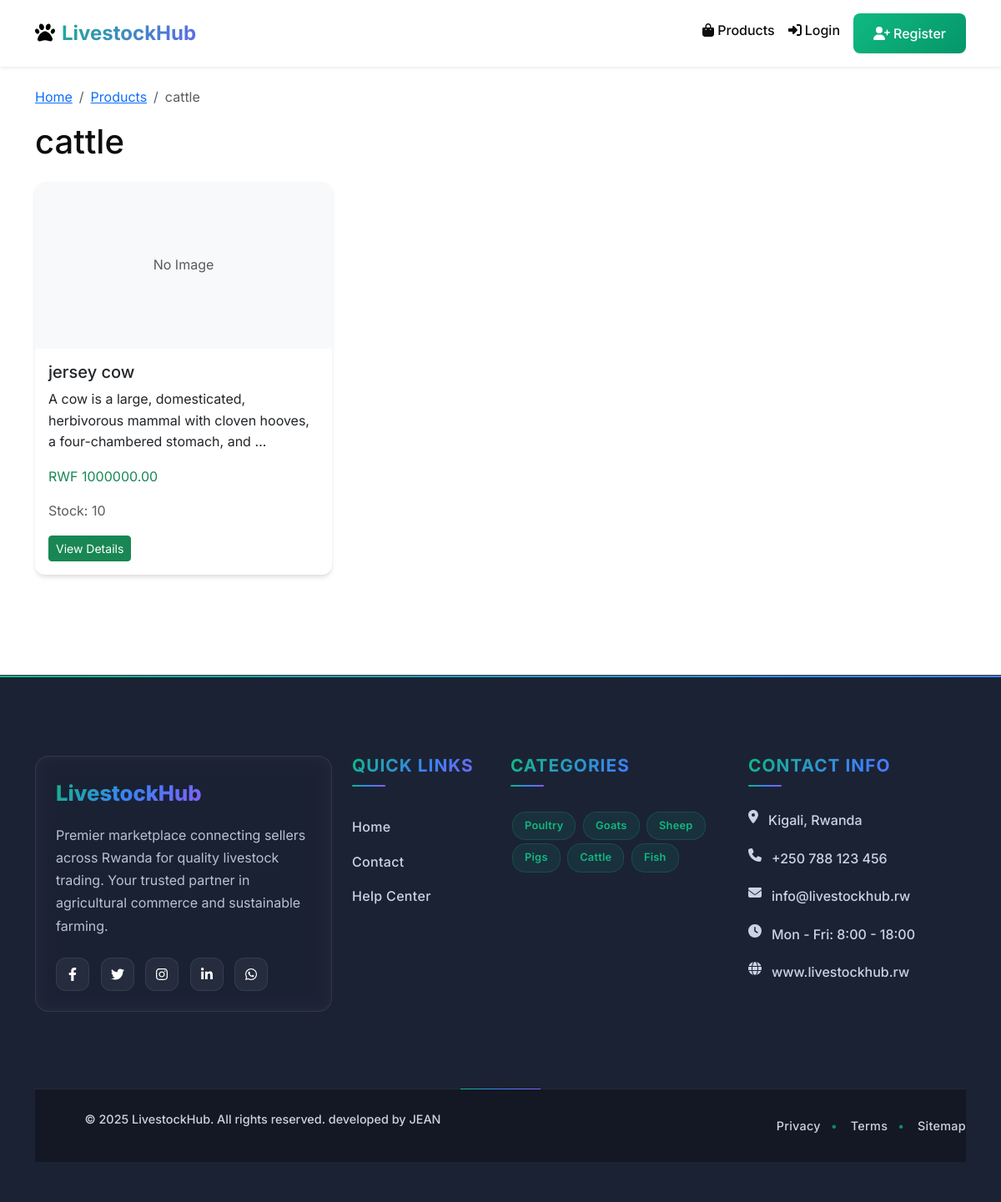
Page /category/1/ on the committed database.
### marketplace/models.py (models this page shows, shortened)
class Category(models.Model):
    name = models.CharField(max_length=100, unique=True)
    description = models.TextField(blank=True)
    image = models.ImageField(upload_to='categories/', blank=True)
    parent = models.ForeignKey('self', on_delete=models.CASCADE, null=True, blank=True, related_name='subcategories')
    is_active = models.BooleanField(default=True)
    created_at = models.DateTimeField(auto_now_add=True)
    class Meta:
        verbose_name_plural = "Categories"
        ordering = ['name']
    def get_all_subcategories(self):
        subcategories = []
        for subcategory in self.subcategories.filter(is_active=True):
            subcategories.append(subcategory)
            subcategories.extend(subcategory.get_all_subcategories())
        return subcategories

class Product(models.Model):
    LIVESTOCK_TYPES = (
        ('cattle', 'Cattle'),
        ('goats', 'Goats'),
        ('sheep', 'Sheep'),
        ('poultry', 'Poultry'),
        ('pigs', 'Pigs'),
        ('rabbits', 'Rabbits'),
        ('fish', 'Fish'),
        ('others', 'Others'),
    )
    CATTLE_TYPES = (
        ('cow', 'Cow'),
        ('bull', 'Bull'),
        ('calf', 'Calf'),
        ('heifer', 'Heifer'),
        ('ox', 'Ox'),
    )
    GOAT_TYPES = (
        ('meat', 'Meat Goat'),
        ('milk', 'Dairy Goat'),
        ('kid', 'Kid'),
        ('buck', 'Buck'),
        ('doe', 'Doe'),
    )
    SHEEP_TYPES = (
        ('lamb', 'Lamb'),
        ('mutton', 'Mutton'),
        ('ram', 'Ram'),
        ('ewe', 'Ewe'),
        ('lamb_meat', 'Lamb Meat'),
    )
    POULTRY_TYPES = (
        ('meat', 'Meat Chicken'),
        ('eggs', 'Layer Chicken'),
        ('broiler', 'Broiler'),
        ('rooster', 'Rooster'),
        ('hen', 'Hen'),
        ('chick', 'Chick'),
    )
    PIG_TYPES = (
        ('pork', 'Pork'),
        ('bacon', 'Bacon'),
        ('sow', 'Sow'),
        ('boar', 'Boar'),
        ('piglet', 'Piglet'),
    )
    RABBIT_TYPES = (
        ('meat', 'Rabbit Meat'),
        ('doe_rabbit', 'Doe Rabbit'),
        ('buck_rabbit', 'Buck Rabbit'),
        ('fryer', 'Fryer'),
    )
    FISH_TYPES = (
        ('tilapia', 'Tilapia'),
        ('catfish', 'Catfish'),
        ('trout', 'Trout'),
        ('salmon', 'Salmon'),
        ('freshwater', 'Freshwater Fish'),
        ('saltwater', 'Saltwater Fish'),
    )
    OTHER_TYPES = (
        ('bees', 'Bees/Honey'),
        ('snails', 'Snails'),
        ('guinea_fowl', 'Guinea Fowl'),
        ('turkey', 'Turkey'),
        ('duck', 'Duck'),
    )
    seller = models.ForeignKey(User, on_delete=models.CASCADE, limit_choices_to={'user_type': 'seller'})
    category = models.ForeignKey(Category, on_delete=models.CASCADE)
    name = models.CharField(max_length=255)
    description = models.TextField()
    price = models.DecimalField(max_digits=10, decimal_places=2, validators=[MinValueValidator(0)])
    stock_quantity = models.IntegerField(validators=[MinValueValidator(0)])
    livestock_type = models.CharField(max_length=20, choices=LIVESTOCK_TYPES)
    animal_type = models.CharField(max_length=20, blank=True, null=True)
    image = models.ImageField(upload_to='products/')
    image2 = models.ImageField(upload_to='products/', blank=True, null=True, verbose_name='Additional Image 1')
    image3 = models.ImageField(upload_to='products/', blank=True, null=True, verbose_name='Additional Image 2')
    is_active = models.BooleanField(default=True)
    created_at = models.DateTimeField(auto_now_add=True)
    updated_at = models.DateTimeField(auto_now=True)

### marketplace/views.py (the view)
# urls.py: path('category/<int:category_id>/', views.category_products, name='category_products'),
def category_products(request, category_id):
    category = get_object_or_404(Category, id=category_id, is_active=True)
    subcategories = category.get_all_subcategories()
    all_categories = [category] + subcategories
    products = Product.objects.filter(category__in=all_categories, is_active=True)
    context = {
        'category': category,
        'products': products,
        'subcategories': subcategories,
    }
    return render(request, 'marketplace/category_products.html', context)

### marketplace/context_processors.py (called while the page is built)
def cart_item_count(request):
    if request.user.is_authenticated:
        try:
            cart = Cart.objects.get(user=request.user)
            return {'cart_item_count': cart.total_items}
        except Cart.DoesNotExist:
            return {'cart_item_count': 0}
    return {'cart_item_count': 0}

### templates/marketplace/category_products.html (shortened to what this page needs)
{% extends 'base.html' %}
{% block content %}
<div class="container mt-4">
    <nav aria-label="breadcrumb">
        <ol class="breadcrumb">
            <li class="breadcrumb-item"><a href="{% url 'marketplace:home' %}">Home</a></li>
            <li class="breadcrumb-item"><a href="{% url 'marketplace:product_list' %}">Products</a></li>
            <li class="breadcrumb-item active">{{ category.name }}</li>
        </ol>
    </nav>
    <h1>{{ category.name }}</h1>
    <div class="row mt-4">
        {% for product in products %}
        <div class="col-md-4 mb-4">
            <div class="card product-card h-100">
                {% if product.main_image %}
                <img src="{{ product.main_image.url }}" class="card-img-top" alt="{{ product.name }}" style="height: 200px; object-fit: cover;">
                {% else %}
                <div class="card-img-top bg-light d-flex align-items-center justify-content-center" style="height: 200px;">
                    <span class="text-muted">No Image</span>
                </div>
                {% endif %}
                <div class="card-body">
                    <h5 class="card-title">{{ product.name }}</h5>
                    <p class="card-text">{{ product.description|truncatewords:15 }}</p>
                    <p class="text-success font-weight-bold">RWF {{ product.price }}</p>
                    <p class="text-muted">Stock: {{ product.stock_quantity }}</p>
                    <div class="d-flex justify-content-between">
                        <a href="{% url 'marketplace:product_detail' product.id %}" class="btn btn-success btn-sm">View Details</a>
                    </div>
                </div>
            </div>
        </div>
        {% endfor %}
    </div>
</div>
{% endblock %}

### static/css/main.css (style rules this page uses)
:root { --primary: #10b981; --primary-dark: #059669; --secondary: #6366f1; --dark: #0b0d0f; --light: #f8fafc; --gray: #6b7280; }
body { font-family: 'Inter', sans-serif; background-color: #ffffff; color: var(--dark); line-height: 1.6; }
.card { border: none; border-radius: 12px; box-shadow: 0 4px 6px -1px rgba(0, 0, 0, 0.1), 0 2px 4px -1px rgba(0, 0, 0, 0.06); transition: all 0.3s ease; overflow: hidden; }
.product-card { border-radius: 12px; overflow: hidden; transition: all 0.3s ease; height: 100%; }

### rows in the picture
Category: name "cattle"
Product: name "jersey cow", description "A cow is a large, domesticated, herbivorous mammal with cloven hooves, a four-chambered stomach, and …", price "1000000.00", stock_quantity "10"
